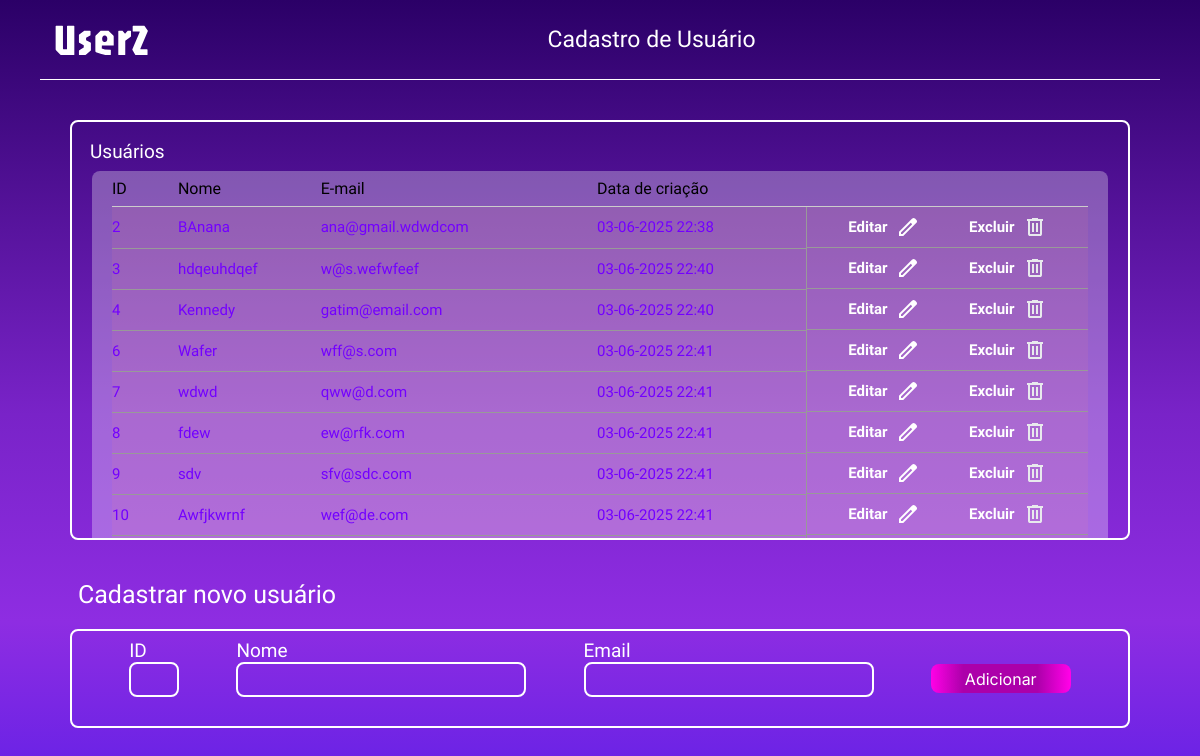
The page / on the database its author committed.
### app.py (models this page shows, shortened)
class Usuario(db.Model):
    id = db.Column(db.Integer, primary_key=True, nullable=False)
    nome = db.Column(db.String(100), nullable=False)
    email = db.Column(db.String(100), unique=True, nullable=False)
    data_criacao = db.Column(db.DateTime, default=datetime.utcnow)

### app.py (the view)
@app.route('/')
def index():
    usuarios = Usuario.query.all()
    return render_template('index.html', usuarios=usuarios)

### templates/index.html (shortened to what this page needs)
<!DOCTYPE html>
<html lang="pt-br">
<head>
    <link rel="stylesheet" href="/static/css/main.css">
    <link rel="stylesheet" href="{{ url_for('static', filename='css/main.css') }}">
    <link rel="stylesheet" href="{{ url_for('static', filename='css/tabela.css') }}">
    <link rel="stylesheet" href="{{ url_for('static', filename='css/cadastro.css') }}">
    <link rel="stylesheet" href="/static/css/tabela.css">
    <link rel="stylesheet" href="/static/css/cadastro.css">
</head>
<body>
    <header class="cabecalho">
        <img src="{{ url_for('static', filename='assets/UserZ.svg') }}" alt="Logo do site" class="logo">
        <h1 class="titulo">Cadastro de Usuário</h1>
    </header>
    <main>
        <section class="usuarios">
            <h2 class="usuarios_titulo">Usuários</h2>
            <div class="tabela-container">
                <table class="tabela-usuarios">
                    <thead>
                    <tr>
                        <th>ID</th>
                        <th>Nome</th>
                        <th>E-mail</th>
                        <th>Data de criação</th>
                        <th></th>
                    </tr>
                    </thead>
                    <tbody>
                        {% for usuario in usuarios %}
                        <tr>
                            <td>{{ usuario.id }}</td>
                            <td>{{ usuario.nome }}</td>
                            <td>{{ usuario.email }}</td>
                            <td>{{ usuario.data_criacao.strftime('%d-%m-%Y %H:%M') }}</td>
                            <td class="acoes">
                                <a href="{{ url_for('edit_usuario', id=usuario.id) }}">Editar <img src="/static/assets/edit_icon.svg" alt=""></a>
                                <a href="{{ url_for('delete_usuario', id=usuario.id) }}" onclick="return confirm('Tem certeza que deseja excluir?')">Excluir <img src="/static/assets/delete_icon.svg" alt=""></a>
                            </td>
                        </tr>
                        {% endfor %}
                    </tbody>
                </table>
            </div>
        </section>
        <section class="cadastro">
            <h3 class="cadastro_titulo">Cadastrar novo usuário</h3>
            <div class="cadastrar-container">
                <form action="/adicionar" method="post" autocomplete="off">
                    <div class="grupo-input">
                        <label for="id-id">ID</label>
                        <input type="text" inputmode="numeric" pattern="[0-9]*" title="Digite somente números" name="id-user" id="id-id" required>
                    </div>
                    <div class="grupo-input">
                        <label for="nome-id">Nome</label>
                        <input type="text" name="nome-user" id="nome-id" required>
                    </div>
                    <div class="grupo-input">
                        <label for="email-id">Email</label>
                        <input type="email" name="email-user" id="email-id" required>
                    </div>
                    <input type="submit" value="Adicionar" class="btn-cadastrar">
                </form>
            </div>
        </section>
    </main>
</body>
</html>

### static/css/main.css (style rules this page uses)
* { margin: 0; padding: 0; box-sizing: border-box; }
body { display: flex; flex-direction: column; align-items: center; background-image: linear-gradient(to bottom, #2B0067, #541299, #7923C8, #8E2DE2, #5B1EE7, #4A00E0); background-attachment: fixed; width: 100%; height: 1500; }
.cabecalho { display: flex; align-items: center; justify-content: space-between; width: calc(100% - 80px); height: 80px; padding: 10px 5px; border-bottom: 1px solid #ffffff; }
.logo { justify-self: start; margin-left: 10px; }
.titulo { text-align: center; flex-grow: 1; color: #FFFFFF; font-family: "Istok Web", sans-serif; font-size: 23px; font-weight: 500; }
main { width: 100%; display: flex; flex-direction: column; align-items: center; }
.usuarios { width: calc(100% - 140px); border: 2px solid #FFFFFF; border-radius: 8px; margin: 40px 0; min-height: 70px; max-height: 420px; overflow-y: auto; padding: 10px; }
.usuarios_titulo { text-align: left; color: #FFFFFF; font-family: "Istok Web", sans-serif; font-size: 19px; font-weight: 400; margin: 8px 8px; }

### static/css/tabela.css (style rules this page uses)
.tabela-container { background-color: rgba(255, 255, 255, 0.3); padding: 0 20px ; border-radius: 8px; width: calc(100% - 20px); overflow-y: auto; overflow-x: auto ; margin: 0 0 10px 10px; height: calc(100% - 53.2px); }
.tabela-usuarios { width: 100%; border-collapse: collapse; color: #fff; }
.tabela-usuarios thead th { text-align: left; padding: 8px 0; color: black; border-bottom: 1px solid #ccc; font-family: "Istok Web", sans-serif; font-size: 16px; font-weight: 400; }
.tabela-usuarios tbody td { padding: 8px 0px; border-bottom: 1px solid #999; font-family: "Istok Web", sans-serif; font-size: 15px; font-weight: 400; }
.tabela-usuarios td:first-child { padding-right: 20px; }
.tabela-usuarios td:last-child { text-align: right; border-left: 1px solid #999; }
.tabela-usuarios a { color: white; text-decoration: none; font-weight: bold; }
.tabela-usuarios tbody tr,.acoes > a:hover { background-color: rgba(245, 142, 142, 0.1); color: rgb(115, 0, 255); }
.acoes, .acoes > a { display: flex; justify-content: space-evenly; align-items: center; gap: 8px; }

### static/css/cadastro.css (style rules this page uses)
.cadastro { width: calc(100% - 140px); margin-bottom: 40px 0; }
.cadastro_titulo { text-align: left; color: #FFFFFF; font-family: "Istok Web", sans-serif; font-size: 25px; font-weight: 500; padding: 0 0 20px 8px; }
.cadastrar-container { width: 100%; border: 2px solid #FFFFFF; border-radius: 8px; margin-bottom: 80px; }
form { display: flex; justify-content: space-evenly; align-items: center; }
.grupo-input { display: flex; flex-direction: column; margin: 8px 0 29px; color: #FFFFFF; font-family: "Istok Web", sans-serif; font-size: 19px; font-weight: 400; }
.grupo-input input { border: 2px solid #FFFFFF; background-color: transparent; color: #FFFFFF; border-radius: 8px; padding: 8px; }
#id-id { min-width: 30px; max-width: 50px; }
#nome-id { width: 290px; }
#email-id { width: 290px; }
.btn-cadastrar { width: 140px; height: 29px; color: #FFFFFF; background-image: linear-gradient( to right, #FF01E6 0%, #AC00AA 23%, #AC00AA 76%, #FF01E6 99% ); border: none; border-radius: 8px; font-family: "Inter", sans-serif; font-size: 16px; font-weight: 400; }

### rows shown on the page
Usuario: id "2", nome "BAnana", email "ana@gmail.wdwdcom", data_criacao "03-06-2025 22:38"
Usuario: id "3", nome "hdqeuhdqef", email "w@s.wefwfeef", data_criacao "03-06-2025 22:40"
Usuario: id "4", nome "Kennedy", email "gatim@email.com", data_criacao "03-06-2025 22:40"
Usuario: id "6", nome "Wafer", email "wff@s.com", data_criacao "03-06-2025 22:41"
Usuario: id "7", nome "wdwd", email "qww@d.com", data_criacao "03-06-2025 22:41"
Usuario: id "8", nome "fdew", email "ew@rfk.com", data_criacao "03-06-2025 22:41"
Usuario: id "9", nome "sdv", email "sfv@sdc.com", data_criacao "03-06-2025 22:41"
Usuario: id "10", nome "Awfjkwrnf", email "wef@de.com", data_criacao "03-06-2025 22:41"
